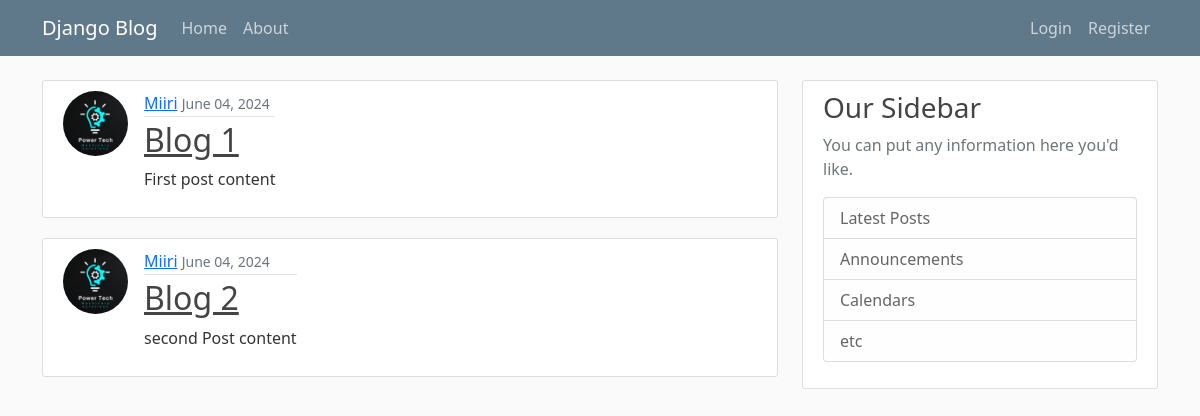
/, run on an earlier commit of the app's database.
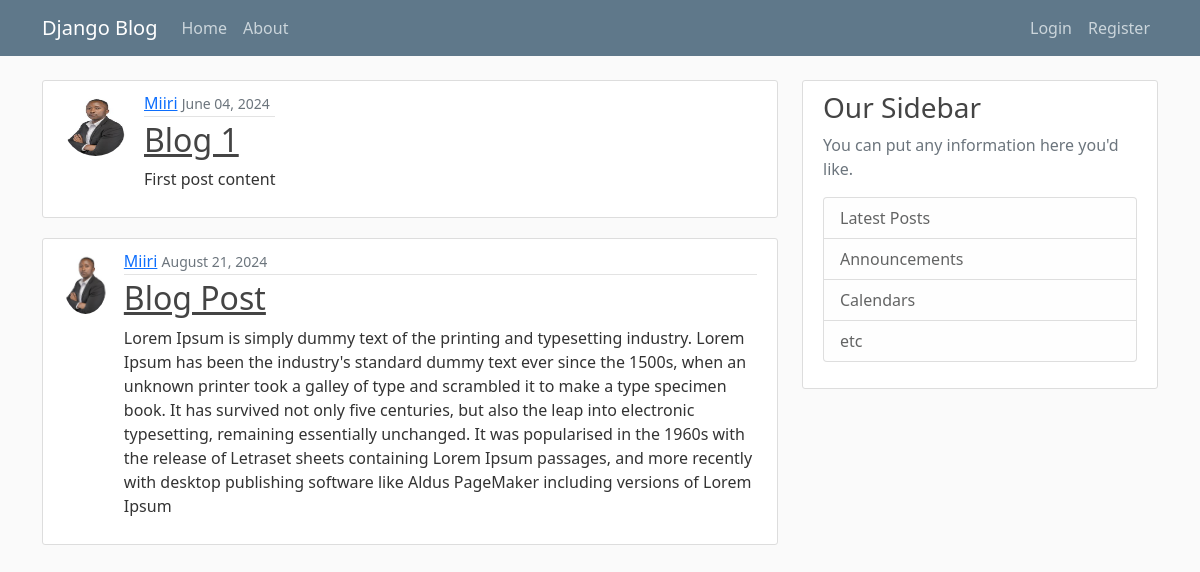
And on a later commit of the database.
### blog/models.py (models this page shows, shortened)
class Post(models.Model):
    title = models.CharField(max_length=100)
    content = models.TextField()
    date_posted = models.DateTimeField(default=timezone.now)
    author = models.ForeignKey(User, on_delete=models.CASCADE)

### users/models.py (models this page shows, shortened)
class Profile(models.Model):
    user = models.OneToOneField(User, on_delete=models.CASCADE)
    image = models.ImageField(default='ELECTRICITY.png', upload_to='profile_pics')

### blog/views.py (the view)
# urls.py: path('', PostlistView.as_view(), name = 'blog-home'),
class PostlistView(ListView):
    model = Post
    template_name = 'blog/home.html' #<app>/<model>_<viewtype>.html
    context_object_name = 'posts'
    paginate_by = 5

### blog/templates/blog/home.html
{% extends "blog/base.html" %}
{% block content%}
    {% for post in posts %}
        <article class="media content-section d-flex align-items-start">
            <img class = "rounded-circle article-img mr-3" src="{{ post.author.profile.image.url }}" >
            <div class="media-body">
                <div class="article-metadata">
                    <a class="mr-2" href="#">{{ post.author }}</a>
                    <small class="text-muted">{{ post.date_posted| date:"F d, Y" }}</small>
                </div>
                <h2><a class="article-title" href="{% url 'post-detail' post.id %}">{{ post.title }}</a></h2>
                <p class="article-content">{{ post.content }}</p>
            </div>
        </article>
    {% endfor %}
{% endblock content %}

What changed in the data, as far as the page shows it:
removed Post: author.profile.image (picture), author "Miiri", date_posted "June 04, 2024", title "Blog 2", content "second Post content"
changed through a linked row, Post "Blog 1": author.profile.image: a different picture
added Post: author.profile.image (picture), author "Miiri", date_posted "August 21, 2024", title "Blog Post", content "Lorem Ipsum is simply dummy text of the printing and typesetting industry. Lorem Ipsum has been the industry's standard dummy text ever since the 1500s, when an unknown printer took a galley of type and scrambled it to make a type specimen book. It has survived not only five centuries, but also the leap into electronic typesetting, remaining essentially unchanged. It was popularised in the 1960s with the release of Letraset sheets containing Lorem Ipsum passages, and more recently with desktop publishing software like Aldus PageMaker including versions of Lorem Ipsum"
